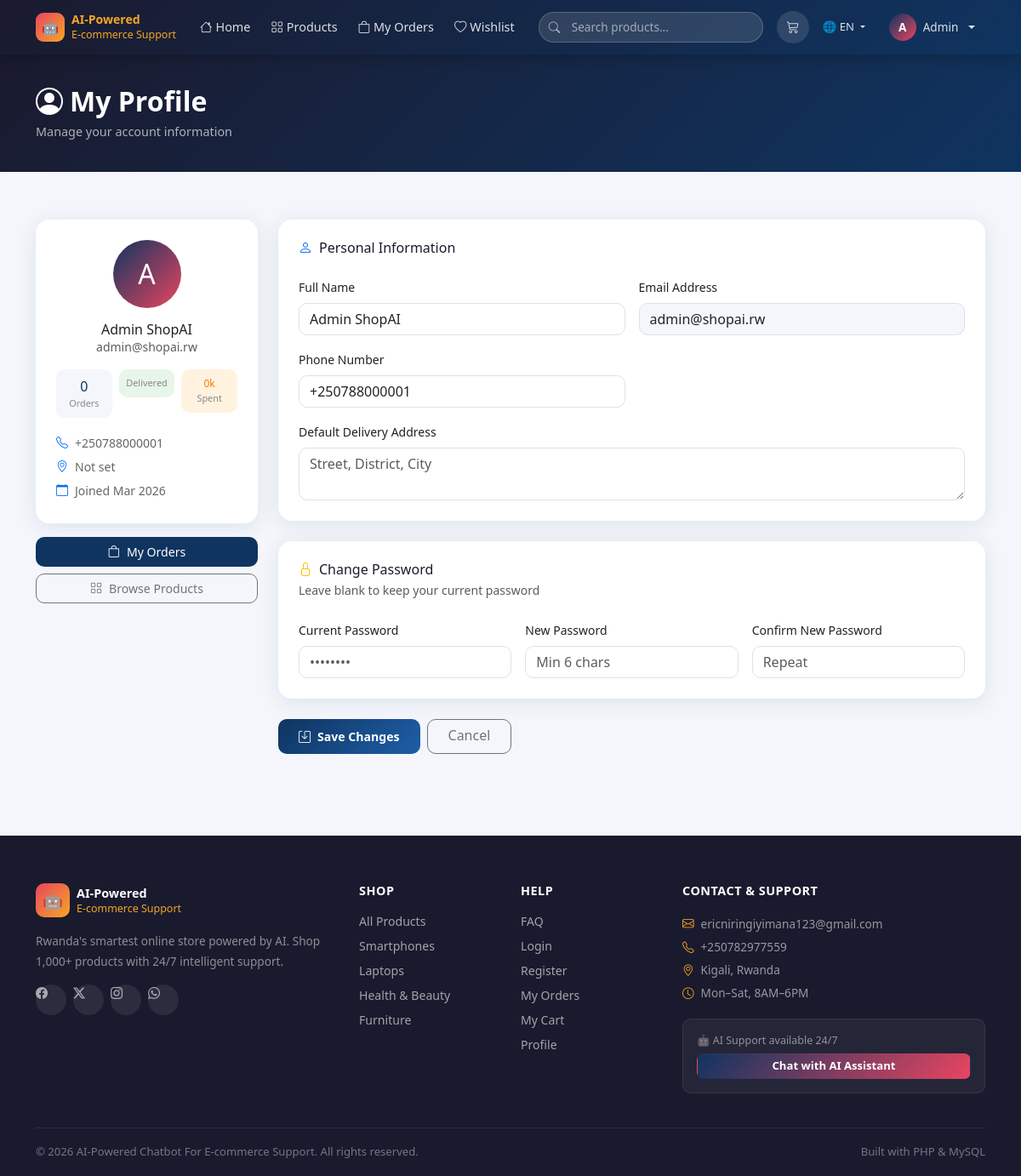
The app's page /profile.php (signed in) with its own data.
### tables this page shows
CREATE TABLE users (
    id INT AUTO_INCREMENT PRIMARY KEY,
    name VARCHAR(100) NOT NULL,
    email VARCHAR(150) UNIQUE NOT NULL,
    password VARCHAR(255) NOT NULL,
    role ENUM('customer','admin') DEFAULT 'customer',
    phone VARCHAR(20),
    address TEXT,
    created_at TIMESTAMP DEFAULT CURRENT_TIMESTAMP
);

### profile.php (the view, shortened to what this page needs)
<?php
require_once 'includes/header.php';
$uid = $_SESSION['user_id'];
$stmt = $conn->prepare("SELECT * FROM users WHERE id=?");
$stmt->bind_param("i", $uid);
$stmt->execute();
$user  = $stmt->get_result()->fetch_assoc();
$stmt = $conn->prepare("SELECT COUNT(*) as total, SUM(CASE WHEN status='delivered' THEN 1 ELSE 0 END) as delivered, COALESCE(SUM(total_price),0) as spent FROM orders WHERE user_id=?");
$stmt->bind_param("i", $uid);
$stmt->execute();
$stats = $stmt->get_result()->fetch_assoc();
?>
<div class="page-hero">
    <div class="container">
        <h2><i class="bi bi-person-circle me-2"></i>My Profile</h2>
        <p>Manage your account information</p>
    </div>
</div>
<div class="container pb-5">
    <div class="row g-4 mt-1">
        <div class="col-lg-3">
            <div class="card-clean p-4 text-center mb-3">
                <div class="mx-auto mb-3 d-flex align-items-center justify-content-center fw-800"
                     style="width:80px;height:80px;border-radius:50%;background:linear-gradient(135deg,var(--primary),var(--accent));color:#fff;font-size:2rem">
                    <?= strtoupper(substr($user['name'],0,1)) ?>
                </div>
                <h6 class="fw-700 mb-0"><?= htmlspecialchars($user['name']) ?></h6>
                <div class="text-muted small mb-3"><?= htmlspecialchars($user['email']) ?></div>
                <div class="row g-2 text-center mb-3">
                    <div class="col-4">
                        <div class="p-2" style="background:#f4f6fb;border-radius:10px">
                            <div class="fw-800" style="color:var(--primary)"><?= $stats['total'] ?></div>
                            <div style="font-size:.68rem;color:#888">Orders</div>
                        </div>
                    </div>
                    <div class="col-4">
                        <div class="p-2" style="background:#e8f5e9;border-radius:10px">
                            <div style="font-size:.68rem;color:#888">Delivered</div>
                        </div>
                    </div>
                    <div class="col-4">
                        <div class="p-2" style="background:#fff3e0;border-radius:10px">
                            <div class="fw-800" style="color:#f57c00;font-size:.75rem"><?= number_format($stats['spent']/1000) ?>k</div>
                            <div style="font-size:.68rem;color:#888">Spent</div>
                        </div>
                    </div>
                </div>
                <div class="text-start small" style="color:#666;line-height:2">
                    <div><i class="bi bi-telephone me-2 text-primary"></i><?= htmlspecialchars($user['phone'] ?: 'Not set') ?></div>
                    <div><i class="bi bi-geo-alt me-2 text-primary"></i><?= htmlspecialchars($user['address'] ?: 'Not set') ?></div>
                    <div><i class="bi bi-calendar me-2 text-primary"></i>Joined <?= date('M Y', strtotime($user['created_at'])) ?></div>
                </div>
            </div>
            <a href="orders.php" class="btn w-100 mb-2" style="background:var(--primary);color:#fff;border-radius:10px;font-size:.88rem">
                <i class="bi bi-bag me-2"></i>My Orders
            </a>
            <a href="products.php" class="btn btn-outline-secondary w-100" style="border-radius:10px;font-size:.88rem">
                <i class="bi bi-grid me-2"></i>Browse Products
            </a>
        </div>
        <div class="col-lg-9">
            <form method="POST">
                <div class="card-clean p-4 mb-4">
                    <h6 class="fw-700 mb-4" style="color:var(--dark)"><i class="bi bi-person me-2 text-primary"></i>Personal Information</h6>
                    <div class="row g-3">
                        <div class="col-md-6">
                            <label class="form-label small fw-600">Full Name</label>
                            <input type="text" name="name" class="form-control" style="border-radius:10px"
                                   value="<?= htmlspecialchars($user['name']) ?>" required>
                        </div>
                        <div class="col-md-6">
                            <label class="form-label small fw-600">Email Address</label>
                            <input type="email" class="form-control" style="border-radius:10px;background:#f4f6fb"
                                   value="<?= htmlspecialchars($user['email']) ?>" disabled>
                        </div>
                        <div class="col-md-6">
                            <label class="form-label small fw-600">Phone Number</label>
                            <input type="tel" name="phone" class="form-control" style="border-radius:10px"
                                   value="<?= htmlspecialchars($user['phone'] ?? '') ?>" placeholder="+250 7XX XXX XXX">
                        </div>
                        <div class="col-12">
                            <label class="form-label small fw-600">Default Delivery Address</label>
                            <textarea name="address" class="form-control" rows="2" style="border-radius:10px"
                                      placeholder="Street, District, City"><?= htmlspecialchars($user['address'] ?? '') ?></textarea>
                        </div>
                    </div>
                </div>
                <div class="card-clean p-4 mb-4">
                    <h6 class="fw-700 mb-1" style="color:var(--dark)"><i class="bi bi-lock me-2 text-warning"></i>Change Password</h6>
                    <p class="text-muted small mb-4">Leave blank to keep your current password</p>
                    <div class="row g-3">
                        <div class="col-md-4">
                            <label class="form-label small fw-600">Current Password</label>
                            <input type="password" name="current_password" class="form-control" style="border-radius:10px" placeholder="••••••••">
                        </div>
                        <div class="col-md-4">
                            <label class="form-label small fw-600">New Password</label>
                            <input type="password" name="new_password" class="form-control" style="border-radius:10px" placeholder="Min 6 chars" minlength="6">
                        </div>
                        <div class="col-md-4">
                            <label class="form-label small fw-600">Confirm New Password</label>
                            <input type="password" name="confirm_password" class="form-control" style="border-radius:10px" placeholder="Repeat">
                        </div>
                    </div>
                </div>
                <div class="d-flex gap-2">
                    <button type="submit" class="btn-primary-custom btn px-4">
                        <i class="bi bi-save me-2"></i>Save Changes
                    </button>
                    <a href="orders.php" class="btn btn-outline-secondary px-4" style="border-radius:10px">Cancel</a>
                </div>
            </form>
        </div>
    </div>
</div>
<?php require_once 'includes/footer.php'; ?>

### assets/css/style.css (style rules this page uses)
:root { --primary: #0f3460; --accent: #e94560; --gold: #f5a623; --dark: #1a1a2e; --light-bg: #f4f6fb; --card-shadow: 0 4px 24px rgba(15,52,96,.10); --radius: 14px; }
*, *::before, *::after { box-sizing: border-box; }
body { font-family: 'Segoe UI', system-ui, sans-serif; background: var(--light-bg); color: #222; margin: 0; }
a { color: var(--primary); }
.btn-primary-custom { background: linear-gradient(135deg, var(--primary), #1e5fa8); color: #fff; border: none; border-radius: 10px; padding: 10px 22px; font-weight: 600; font-size: .88rem; transition: all .2s; }
.card-clean { background: #fff; border-radius: 16px; box-shadow: var(--card-shadow); border: none; }
.page-hero { background: linear-gradient(135deg, var(--dark), var(--primary)); color: #fff; padding: 36px 0; margin-bottom: 32px; }
.page-hero h2 { font-weight: 800; margin: 0; }
.page-hero p { color: rgba(255,255,255,.65); margin: 6px 0 0; font-size: .9rem; }

### records on screen
users: name "A", name "Admin ShopAI", email "admin@shopai.rw", phone "+250788000001", address "Not set", created_at "Mar 2026"

### other values on screen
substr($_SESSION['user_name'],0,1) "A"
explode(' ',$_SESSION['user_name'])[0] "Admin"
$stats['total'] "0"
$stats['spent']/1000 "0"
ADMIN_EMAIL "ericniringiyimana123@gmail.com"
ADMIN_PHONE "+250782977559"
SITE_NAME "AI-Powered Chatbot For E-commerce Support"
